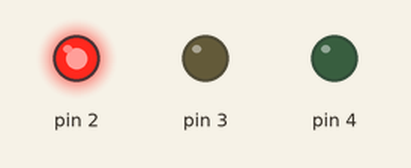
This sketch was run on a simulated Arduino Uno, built with avr-gcc and run on an emulated ATmega328P. Parts: output pins drawn as LEDs (lit = HIGH).

Above: at 0.7 s.
At 3.0 s:
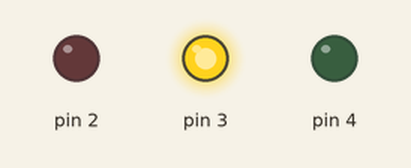
At 5.0 s:
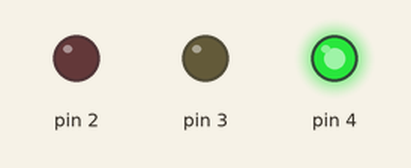
At 6.0 s:
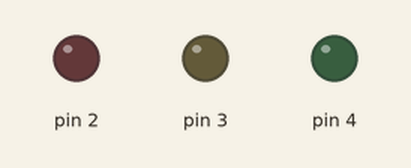
Timing chart, 0 to 8.5 s (numbered marks = the images above):
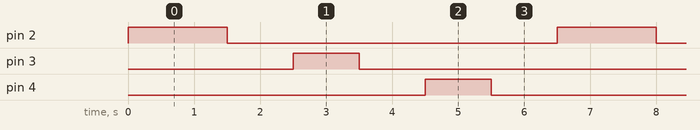

The sketch:

sketch.ino
```cpp
void setup() {
  // put your setup code here, to run once:
pinMode(2, OUTPUT);
pinMode(3, OUTPUT);
pinMode(4, OUTPUT);
}

void loop() {
  // put your main code here, to run repeatedly:
digitalWrite(2, HIGH); //lampu merah pin kaki 2
delay(1500); //menunggu waktu 10 detik lalu kode dibawah baru bisa berjalan
digitalWrite (2, LOW);
delay (1000); //menunggu 10 detik lalu kode dibawah baru bisa berjalan
digitalWrite(3, HIGH); // lampu kuning pin kaki 3
delay(1000);
digitalWrite(3, LOW);
delay(1000);
digitalWrite(4, HIGH); //lampu hijau pin kaki 4
delay(1000);
digitalWrite(4, LOW);
delay(1000);
digitalWrite(2, HIGH);
}
```

Measured:
- by itself, pin 2: alternates HIGH for 1.5 s and LOW for 5.0 s
- by itself, pin 3, pin 4: alternates HIGH for 1.0 s and LOW for 5.5 s
- by itself, everything shown: repeats every 6.5 s, in 6 steps
